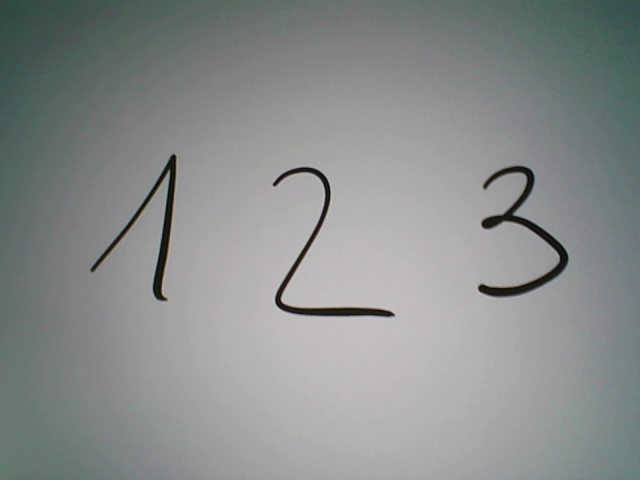
#> input picture img/input/img-20201229-22648.png, 640 x 480 px; its folder holds only this picture in this run
$ jupyter execute --allow-errors graph_based_segmentation.ipynb   (older library calls are emulated)
#> lines starting #> are read from the running program, lines starting #| are printed output that depends on the picture
# Graph-based image segmentation
---

The following code is based on the graph-based segmentation algorithm proposed by Felzenszwalb et. al. ([paper](http://people.cs.uchicago.edu/~pff/papers/seg-ijcv.pdf)).

## Description of the algorithm

Let's consider a grayscale image of size `NxM`, being N the height of the image and M its width. Each pixel of the image has a value between 0 and 255.

The algorithm treats each pixel as a node of a graph `G = (V,E)` where:
- `V` is the set of vertices
- `E` the set of edges (i.e. connections between a pair of nodes).

Each edge has an associated weight which - in the case of this implementation - is the *intensity distance* between the considered pair of nodes.

The pixels are connected in a 8-grid fashion: this means that each pixel is connected to its 8 neighbors.

We start by considering each node of the graph as a singleton component (at the beginning we have `height * width` components) and we merge them is an agglomerative way according to the so called *boundary evidence*.

That is: at each step of the algorithm, two components are compared and, if a boundary evidence is present, they are keep separated, otherwise they are merged into one single components. Doing so, we can reduce the number of components step-by-step reaching a final result in which each component represents a logic instance in the image.

The boundary evidence is defined as the inequality between two quantities:
- `Dif(C1, C2)`: represents the within-difference between the two components `C1` and `C2`
- `MInt(C1, C2)`: represents the inter-component difference

For more details see the [paper](http://people.cs.uchicago.edu/~pff/papers/seg-ijcv.pdf).

For our purpose it is important to notice that the threshold depends on a parameter `k` which can be considered as a *tuning* parameter:
- larger `k`: preference for larger components
- smaller `k`: preference for smaller components

[cell 1]
import numpy as np
from PIL import Image, ImageFilter, ImageEnhance, ImageDraw
import time

### Disjoint-set forest

The components are well represented using the *disjoint-set forest* data structure:
- it stores a collection of disjoint non-overlapping sets (or a partition of a set into disjoint subsets).
- provides operations for:
    - adding new sets
    - merging sets (replacing them by their union)
    - find a representative member of a set.

It works as follows:
- the set is initialized with `N * M` nodes, each of one is initially considered as a single components (or subset)
- each component has a representative/parent which is the one having greater rank
- when two components are merged into a single one, the one having greater rank is considered the parent of the other
- the size of a component indicats the number of nodes inside it

[cell 2]
class DisjointSetForest:
    """ Disjoint-set forest data structure (https://en.wikipedia.org/wiki/Disjoint-set_data_structure).
    Stores a collection of disjoint non-overlapping sets (or a partition of a set into disjoint subsets).
    Provides operations for adding new sets, merging sets (replacing them by their union) and find a
    representative member of a set.
    """

    # Class members
    parent = None       # list providing the parent of the indexed node (list)
    rank = None         # list providing the rank of the indexed node (list)
    size = None         # list providing the size of the child tree of the indexed node (list)


    # [89 lines left out: functions __init__, size_of, find, merge, num_components, parents and 1 more, not called in this run]

### Graph

The implementation of the `GraphBasedSegmentation` class is useful to convert an input image into a graph which can be exploited to run the graph-based segmentation algorithm.

The class provides the following methods:
- `_preprocessing()`: converts an input RGB image to a grayscale Numpy array and apply some preprocessing operations.
- `_get_diff(pixel1, pixel2)`: returns the difference in terms of intensity between the given pixels.
- `_create_edge(pixel1, pixel2)`: creates the edge between two pixels of the input image.
- `_threshold(k, size)`: defines the threshold for a component havig size = size with the constant k (`t = k/size`).
- `build_graph()`: builds the graph (list of tuples) from the input image, adding the necessary edges.
- `sort()`: sorts the graph according to the weights of the edges (non-decreasing order).
- `segment(k, min_size)`: segments the image applying the algorithm and removes the component with `size < min_size`.
- `generate_image()`: generates the segmented image.
- `find_boundaries()`: found the boundaries of the regions of the segmented image.
- `draw_boxes()`: draw rectangular boxes around each region.

[cell 3]
class GraphBasedSegmentation:
    """ Class for the implementation of the graph-based segmentation algorithm.
    A graph is built starting from an input image.
    Each pixel is a vertex of G = (V, E) where G is the graph, V is the set of
    vertices and E is the set of edges. Each pixel is connected to its neighbors in
    an 8-grid sense.
    Then the algorithm is applied exploiting the disjoint-set forest structure.
    """

    # Class members
    filepath = None         # image filepath (str)
    img = None              # original image (PIL.Image)
    img_height = None       # original image height (int)
    img_width = None        # original image width (int)
    preprocessed_arr = None # preprocessed array (np.ndarray)
    segmented_img = None    # segmented image (PIL.Image)
    segmented_arr = None    # segmented array (np.ndarray)
    pre_height = None       # preprocessed array height (int)
    pre_width = None        # preprocessed array width (int)
    num_nodes = None        # number of nodes (a.k.a. number of pixels) (int)
    graph = None            # graph of the image (list)
    sorted_graph = None     # sorted graph by non-decreasing order of edges' weight
    components = None       # Disjoint-set forest containing the components of the segmentation
    threshold = None        # threshold for each component: k/|C| (int)
    boundaries = None       # segmented regions boundary (nested dict)
    regions = None          # segmented regions (dict of list of tuples)
    boxed_img = None        # image with boxes around digits (PIL.Image)


    def __init__(self, img: str or np.ndarray):
        """ GraphBasedSegmentation class constructor.

        Args:
            img (str or np.ndarray): path to the input image (if preprocessing == True)
                                     or np.ndarray of the input image (already preprocessed)
        """
        if type(img) == str:
            self.img = Image.open(img)
            self.filepath = img
        elif type(img) == np.ndarray:
            self.img = Image.fromarray(img)
        else:
            raise ValueError("Wrong image type: must be either str or np.ndarray.")

        self.img_width, self.img_height = self.img.size


    @staticmethod
    def _preprocessing(img: Image, contrast: float=1.5, gaussian_blur: float=2.3, width: int=300, height: int=None):
        """ Convert an input RGB image to a grayscale Numpy array and apply some preprocessing operations.

        Args:
            img (PIL.Image): image to be processed
            constrast (float): (defualt=1.5) contrast filter
            gaussian_blur (float): (default=1.5) Gaussian Blur filter
            width (int): (default=300) new image width
            height (int): (default=None) new image height

        Returns:
            img (np.ndarray): Numpy array represented the preprocessed image
        """
        img = img.convert("L")

        # gaussian blur
        img = img.filter(ImageFilter.GaussianBlur(gaussian_blur))

        # contrast
        img = ImageEnhance.Contrast(img).enhance(contrast)

        # resize
        if type(height) == type(None):
            percentage = float(width / img.size[0])
            height = int((float(img.size[1]) * float(percentage)))
        img = img.resize((width, height), Image.ANTIALIAS)

        return np.array(img)


    # [104 lines left out: functions _get_diff, _create_edge, _threshold, _build_graph, _sort, not called in this run]


    def segment(self, k: int=4000, min_size: int=100, preprocessing: bool=True, **kwargs):
        """ Segment the graph according to the graph-based segmentation algorithm
        proposed by Felzenszwalb et. al.

        Args:
            k (int): (default=4000) parameter for the threshold
            min_size (int): (default=100) if specified, the components having size less than min_size are removed
                                          if None, the removal is not applied
            preprocessing (bool): (default=True) to be applied if the image has not been preprocessed yet

        Returns:
            components (DisjointSetForest): Disjoint-set Forest containing the segmented components
        """
        if preprocessing:
            self.preprocessed_arr = GraphBasedSegmentation._preprocessing(self.img, **kwargs)
        else:
            self.preprocessed_arr = self.img
            self.preprocessed_arr = self.preprocessed_arr.convert("L")
            self.preprocessed_arr = np.array(self.preprocessed_arr)

        self.pre_height, self.pre_width = self.preprocessed_arr.shape
        self.num_nodes = self.pre_height * self.pre_width

        self.components = DSF.DisjointSetForest(self.num_nodes)
        threshold = [GraphBasedSegmentation._threshold(k, i) for i in self.components.size]

        self._build_graph()
        self._sort()

        print("Segmenting...")
        start = time.time()
        for edge in self.sorted_graph:
            u, v, w = edge

            u = self.components.find(u)
            v = self.components.find(v)

            if u != v:
                if w <= threshold[u] and w <= threshold[v]:
                    self.components.merge(u, v)
                    parent = self.components.find(u)
                    threshold[parent] = w + GraphBasedSegmentation._threshold(k, self.components.size_of(u))
        end = time.time()
        print("Segmentation done in {:.3}s.\n".format(end-start))

        # remove components having size less than min_size
        if type(min_size) != type(None):
            print("Removing componentes having size less than {}...".format(min_size))
            start = time.time()
            for edge in self.sorted_graph:
                u, v, _ = edge
                u = self.components.find(u)
                v = self.components.find(v)

                if u != v:
                    if self.components.size_of(u) < min_size or self.components.size_of(v) < min_size:
                        self.components.merge(u, v)
            end = time.time()
            print("Removed components in {:.3}s.\n".format(end-start))


    # [130 lines left out: functions _create_segmented_arr, generate_image, _find_boundaries, _compute_regions, draw_boxes, not called in this run]

Once the `GraphBasedSegmentation` class is done, we can use it in the following way:
* we create an instance of the class passing it the input image, call it `ig` (_in the example below we have an array of instances_);
* we segment the image adjusting the `k` and `min_size` parameters along with some preprocessing operation;
* after the segmentation we can generate the output image (having different colors for each segmented region)
* we can also draw boxes around the found regions

[cell 4]
import os

directory = '../img/input/'
images = []
for filename in os.listdir(directory):
    if filename.endswith(".jpg") or filename.endswith(".png"):
        images.append(os.path.join(directory, filename))
    else:
        continue

igs = [None] * len(images)
#> (the rest of this cell did not finish here and is left out)

[cell 5]
import matplotlib.pyplot as plt

n_images = len(images)

fig = plt.figure(figsize=(30,15))
#> (the rest of this cell did not finish here and is left out)


$ run again, on img/input/img-2020129-0574.png
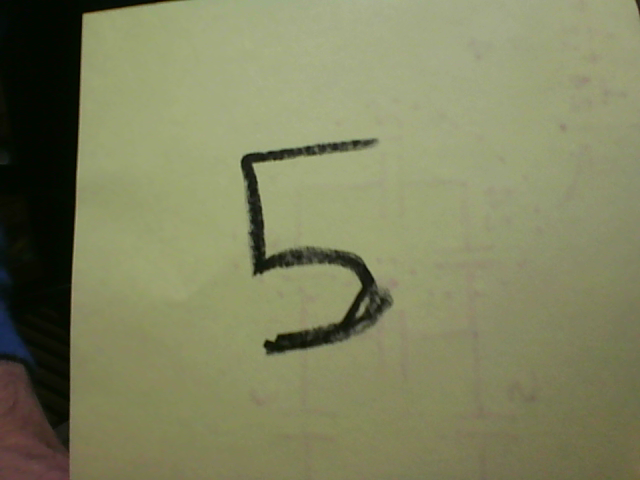
#> input picture img/input/img-2020129-0574.png, 640 x 480 px

$ run again, on img/input/img-2020129-12029.png
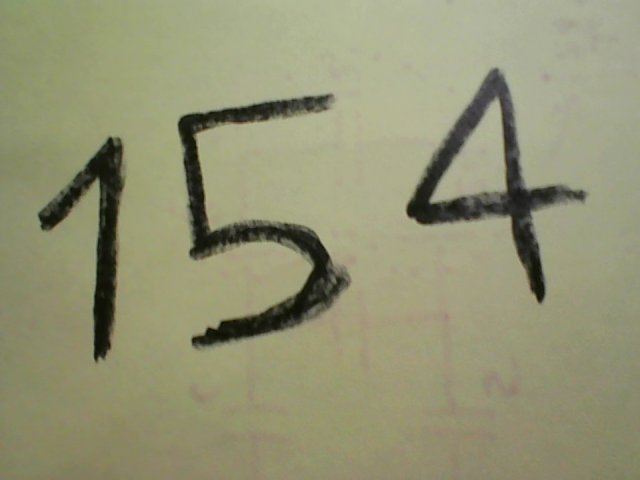
#> input picture img/input/img-2020129-12029.png, 640 x 480 px

$ run again, on img/input/img-2020129-13428.png
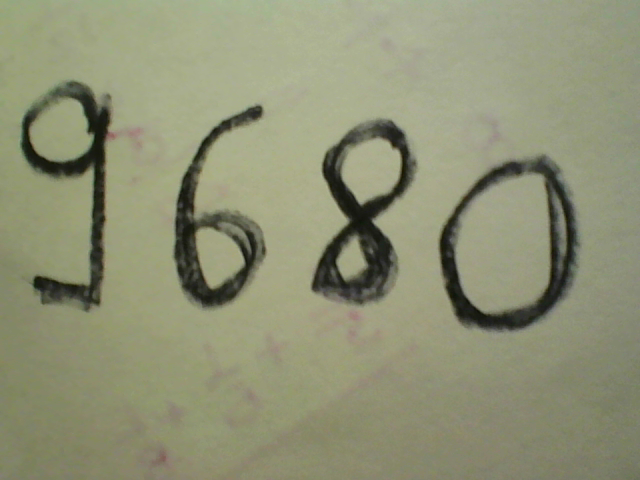
#> input picture img/input/img-2020129-13428.png, 640 x 480 px

$ run again, on img/input/img-20201229-22722.png
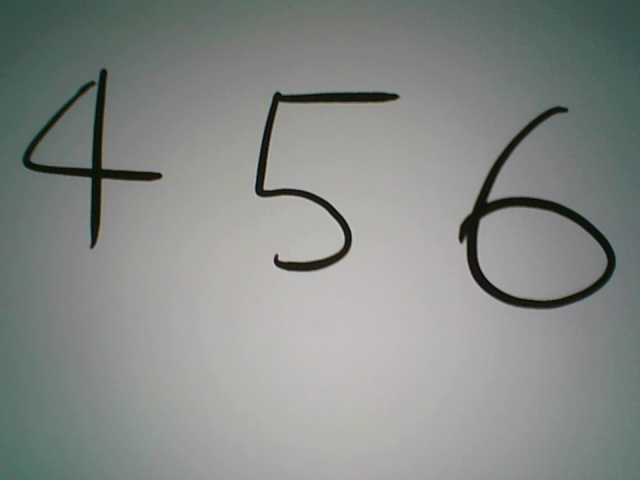
#> input picture img/input/img-20201229-22722.png, 640 x 480 px
